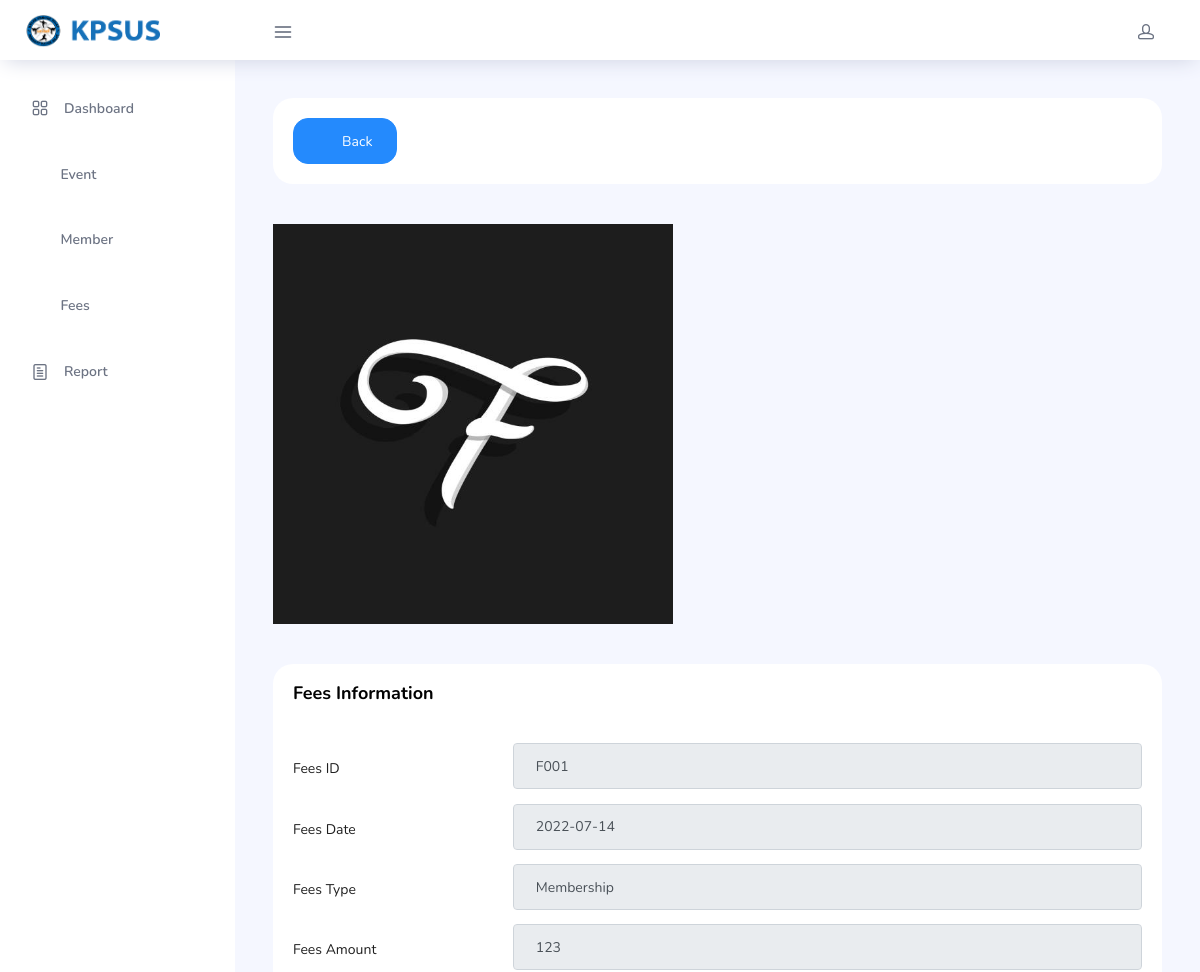
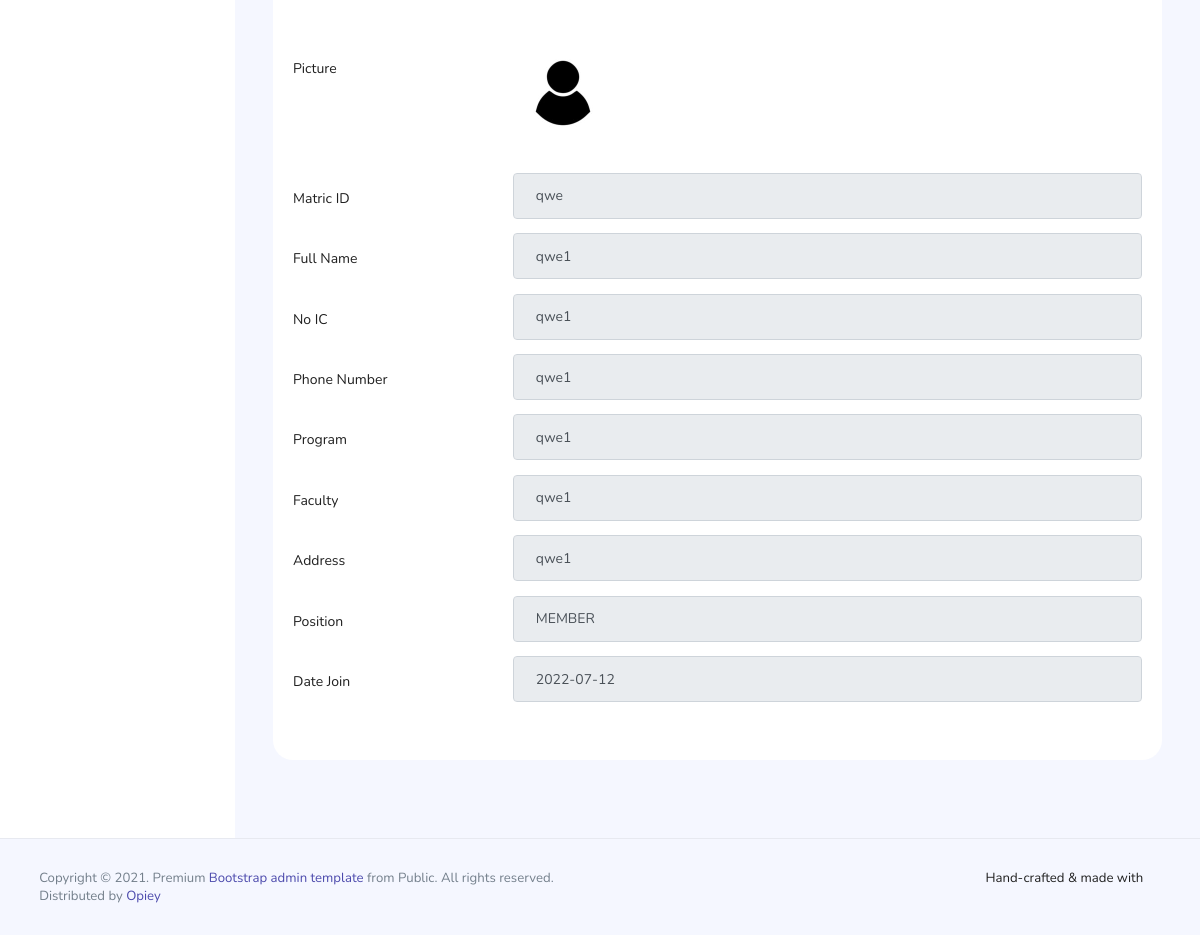
The page /pages/admin/viewFees.php?fees_view_id=F001 on the database its author committed (2 pictures, top to bottom).
### tables this page shows
CREATE TABLE `fees` (
  `feesID` varchar(255) NOT NULL,
  `feesAmount` varchar(255) NOT NULL,
  `memberMatricID` varchar(255) DEFAULT NULL,
  `feesType` varchar(255) NOT NULL,
  `feesEvidence` varchar(255) NOT NULL,
  `feesDate` varchar(255) NOT NULL
);

CREATE TABLE `member` (
  `memberMatricID` varchar(255) NOT NULL,
  `memberName` varchar(255) NOT NULL,
  `memberIC` varchar(255) NOT NULL,
  `memberPhone` varchar(255) NOT NULL,
  `memberProgram` varchar(255) DEFAULT NULL,
  `memberFaculty` varchar(255) DEFAULT NULL,
  `memberAddress` varchar(255) DEFAULT NULL,
  `memberPosition` varchar(255) NOT NULL,
  `memberUsername` varchar(255) NOT NULL,
  `memberPassword` varchar(255) NOT NULL,
  `dateJoined` varchar(255) NOT NULL,
  `memberPicture` varchar(255) NOT NULL
);

### pages/admin/viewFees.php (the view, shortened to what this page needs)
<!DOCTYPE html>
<html lang="en">
<?php
include("../../db_connect.php");
$feessID = $_GET['fees_view_id'];
$sql = "SELECT * FROM fees where feesID='$feessID'";
$query = mysqli_query($conn, $sql);
if ($query) {
	foreach ($query as $row) {
		$tempFeesID = $row['feesID'];
		$tempFeesAmount = $row['feesAmount'];
		$tempFeesDate = $row['feesDate'];
		$tempFeesType = $row['feesType'];
		$tempFeesEvidence = $row['feesEvidence'];
		$tempFeesEvidence = "../../images/uploads/" . $tempFeesEvidence;
		$memberIDD = $row['memberMatricID'];
	}
} else {
	echo "<script type='text/javascript'>alert('$conn->error')</script>";
}
$sql = "SELECT * FROM member where memberMatricID='$memberIDD'";
$query = mysqli_query($conn, $sql);
if ($query) {
	foreach ($query as $row) {
		$tempMemberID = $row['memberMatricID'];
		$tempMemberName = $row['memberName'];
		$tempMemberIC = $row['memberIC'];
		$tempMemberPhone = $row['memberPhone'];
		$tempMemberProgram = $row['memberProgram'];
		$tempMemberFaculty = $row['memberFaculty'];
		$tempMemberAddress = $row['memberAddress'];
		$tempMemberPosition = $row['memberPosition'];
		$tempMemberDate = $row['dateJoined'];
		$tempPic = $row['memberPicture'];
		$tempPic = "../../images/uploads/" . $tempPic;
	}
} else {
	echo "<script type='text/javascript'>alert('$conn->error')</script>";
}
?>
<head>
	<link rel="stylesheet" href="../../vendors/feather/feather.css">
	<link rel="stylesheet" href="../../vendors/ti-icons/css/themify-icons.css">
	<link rel="stylesheet" href="../../vendors/css/vendor.bundle.base.css">
	<link rel="stylesheet" href="../../vendors/select2/select2.min.css">
	<link rel="stylesheet" href="../../vendors/select2-bootstrap-theme/select2-bootstrap.min.css">
	<link rel="stylesheet" href="../../vendors/mdi/css/materialdesignicons.min.css">
	<link rel="stylesheet" href="../../vendors/datatables.net-bs4/dataTables.bootstrap4.css">
	<link rel="stylesheet" href="../../vendors/ti-icons/css/themify-icons.css">
	<link rel="stylesheet" type="text/css" href="../../js/select.dataTables.min.css">
	<link rel="stylesheet" href="../../css/vertical-layout-light/style.css">
</head>
<body>
	<div class="container-scroller">
		<nav class="navbar col-lg-12 col-12 p-0 fixed-top d-flex flex-row">
			<div class="text-center navbar-brand-wrapper d-flex align-items-center justify-content-center">
				<a class="navbar-brand brand-logo mr-5" href="../../pages/admin/dashboardAdmin.php"><img src="../../images/logo.png" class="mr-2" alt="KPSUS" /></a>
			</div>
			<div class="navbar-menu-wrapper d-flex align-items-center justify-content-end">
				<button class="navbar-toggler navbar-toggler align-self-center" type="button" data-toggle="minimize">
					<span class="icon-menu"></span>
				</button>
				<ul class="navbar-nav navbar-nav-right">
					<li class="nav-item nav-profile dropdown">
						<a class="nav-link dropdown-toggle" href="#" data-toggle="dropdown" id="profileDropdown">
							<i class="icon-head menu-icon"></i>
						</a>
					</li>
				</ul>
			</div>
		</nav>
		<div class="container-fluid page-body-wrapper">
			<nav class="sidebar sidebar-offcanvas" id="sidebar">
				<ul class="nav">
					<li class="nav-item">
						<a class="nav-link" href="../../pages/admin/dashboardAdmin.php">
							<i class="icon-grid menu-icon"></i>
							<span class="menu-title">Dashboard</span>
						</a>
					</li><br>
					<li class="nav-item">
						<a class="nav-link" href="../../pages/admin/manageEvent.php">
							<i class="ti-calendar menu-icon"></i>
							<span class="menu-title"> Event</span>
						</a>
					</li><br>
					<li class="nav-item">
						<a class="nav-link" href="../../pages/admin/manageMember.php">
							<i class="ti-user menu-icon"></i>
							<span class="menu-title"> Member</span>
						</a>
					</li><br>
					<li class="nav-item">
						<a class="nav-link" href="../../pages/admin/manageFees.php">
							<i class="ti-money menu-icon"></i>
							<span class="menu-title"> Fees</span>
						</a>
					</li><br>
					<li class="nav-item">
						<a class="nav-link" href="../../pages/admin/manageReport.php">
							<i class="icon-paper menu-icon"></i>
							<span class="menu-title"> Report</span>
						</a>
					</li>
				</ul>
			</nav>
			<div class="main-panel">
				<div class="content-wrapper">
					<div class="row">
						<div class="col-md-12 grid-margin stretch-card">
							<div class="card">
								<div class="card-body">
									<a href='../../pages/admin/manageFees.php' class='btn btn-info btn-icon-text'><i class='ti-arrow-left btn-icon-prepend'></i> Back</a>
								</div>
							</div>
						</div>
					</div>
					<div class="row">
						<div class="col-md-12 grid-margin stretch-card">
							<img width='400' height='400' src="<?php echo $tempFeesEvidence; ?>">
						</div>
					</div>
					<div class="row">
						<div class="col-md-12 grid-margin stretch-card">
							<div class="card">
								<div class="card-body">
									<h4 class="card-title">Fees Information</h4>
									<br>
									<div class="form-group row">
										<label for="exampleInputUsername2" class="col-sm-3 col-form-label">Fees ID</label>
										<div class="col-sm-9">
											<input type="text" class="form-control" value="<?= $tempFeesID ?>" readonly>
										</div>
										<label for="exampleInputUsername2" class="col-sm-3 col-form-label">Fees Date</label>
										<div class="col-sm-9">
											<input type="text" class="form-control" value="<?= $tempFeesDate ?>" readonly>
										</div>
										<label for="exampleInputEmail2" class="col-sm-3 col-form-label">Fees Type</label>
										<div class="col-sm-9">
											<input type="text" class="form-control" value="<?= $tempFeesType ?>" readonly>
										</div>
										<label for="exampleInputMobile" class="col-sm-3 col-form-label">Fees Amount</label>
										<div class="col-sm-9">
											<input type="text" class="form-control" value="<?= $tempFeesAmount ?>" readonly>
										</div>
										<div class="col-sm-3 col-form-label"></div>
										<div class="col-sm-9"></div>
										<label for="exampleInputConfirmPassword2" class="col-sm-3 col-form-label">Picture</label>
										<div class="col-sm-9">
											<img width='100' height='100' src="<?= $tempPic ?>" readonly>
										</div>
										<div class="col-sm-3 col-form-label"></div>
										<div class="col-sm-9"></div>
										<label for="exampleInputPassword2" class="col-sm-3 col-form-label">Matric ID</label>
										<div class="col-sm-9">
											<input type="text" class="form-control" value="<?= $tempMemberID ?>" readonly>
										</div>
										<label for="exampleInputConfirmPassword2" class="col-sm-3 col-form-label">Full Name</label>
										<div class="col-sm-9">
											<input type="text" class="form-control" value="<?= $tempMemberName ?>" readonly>
										</div>
										<label for="exampleInputPassword2" class="col-sm-3 col-form-label">No IC</label>
										<div class="col-sm-9">
											<input type="text" class="form-control" value="<?= $tempMemberIC ?>" readonly>
										</div>
										<label for="exampleInputConfirmPassword2" class="col-sm-3 col-form-label">Phone Number</label>
										<div class="col-sm-9">
											<input type="text" class="form-control" value="<?= $tempMemberPhone ?>" readonly>
										</div>
										<label for="exampleInputPassword2" class="col-sm-3 col-form-label">Program</label>
										<div class="col-sm-9">
											<input type="text" class="form-control" value="<?= $tempMemberProgram ?>" readonly>
										</div>
										<label for="exampleInputConfirmPassword2" class="col-sm-3 col-form-label">Faculty</label>
										<div class="col-sm-9">
											<input type="text" class="form-control" value="<?= $tempMemberFaculty ?>" readonly>
										</div>
										<label for="exampleInputPassword2" class="col-sm-3 col-form-label">Address</label>
										<div class="col-sm-9">
											<input type="text" class="form-control" value="<?= $tempMemberAddress ?>" readonly>
										</div>
										<label for="exampleInputConfirmPassword2" class="col-sm-3 col-form-label">Position</label>
										<div class="col-sm-9">
											<input type="text" class="form-control" value="<?= $tempMemberPosition ?>" readonly>
										</div>
										<label for="exampleInputPassword2" class="col-sm-3 col-form-label">Date Join</label>
										<div class="col-sm-9">
											<input type="text" class="form-control" value="<?= $tempMemberDate ?>" readonly>
										</div>
									</div>
								</div>
							</div>
						</div>
					</div>
				</div>
			</div>
		</div>
		<footer class="footer">
			<div class="d-sm-flex justify-content-center justify-content-sm-between">
				<span class="text-muted text-center text-sm-left d-block d-sm-inline-block">Copyright © 2021. Premium <a href="https://wa.me/+60179795851" target="_blank">Bootstrap admin template</a> from Public. All rights reserved.</span>
				<span class="float-none float-sm-right d-block mt-1 mt-sm-0 text-center">Hand-crafted & made with <i class="ti-heart text-danger ml-1"></i></span>
			</div>
			<div class="d-sm-flex justify-content-center justify-content-sm-between">
				<span class="text-muted text-center text-sm-left d-block d-sm-inline-block">Distributed by <a href="https://wa.me/+60179795851" target="_blank">Opiey</a></span>
			</div>
		</footer>
	</div>
</body>
</html>

### rows shown on the page
fees: feesID "F001", feesDate "2022-07-14", feesType "Membership", feesAmount "123"
member: memberMatricID "qwe", memberName "qwe1", memberIC "qwe1", memberPhone "qwe1", memberProgram "qwe1", memberFaculty "qwe1", memberAddress "qwe1", memberPosition "MEMBER", dateJoined "2022-07-12"
